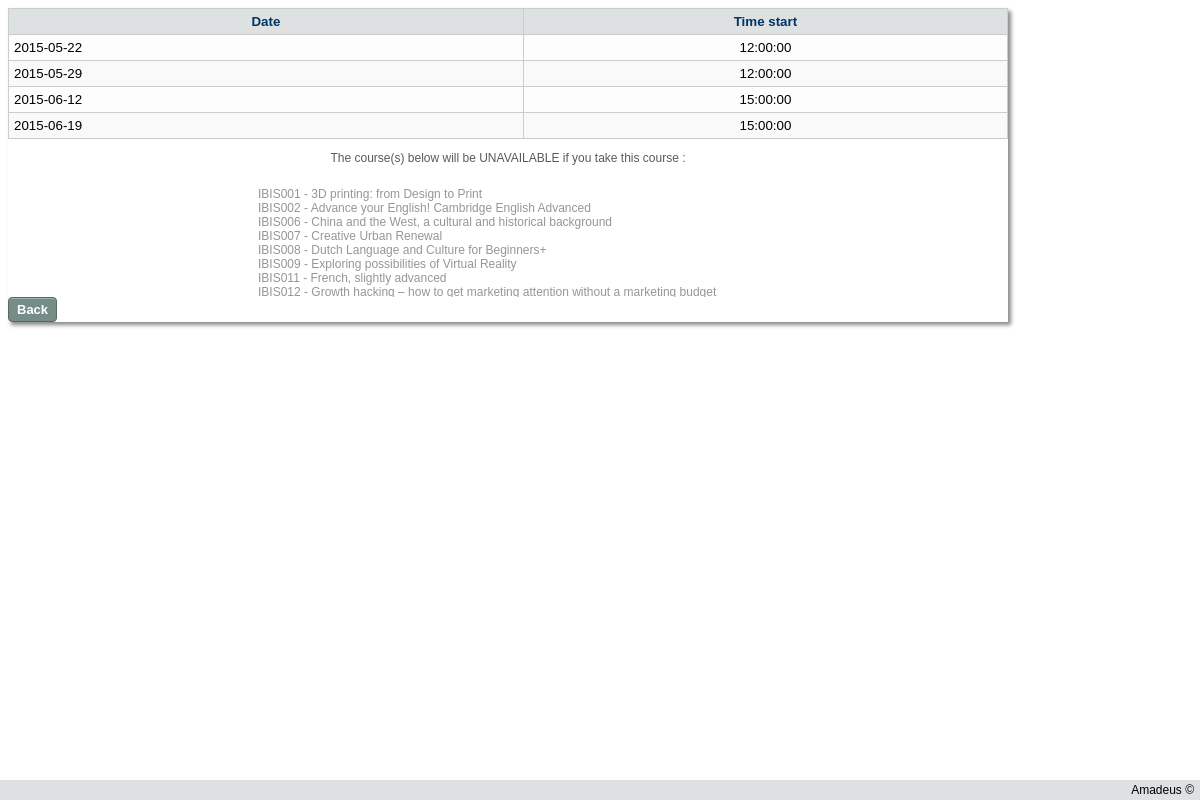
The app's page /htdocs/website/dates.php?courseid=IBIS004 with its own data.
### tables this page shows
CREATE TABLE IF NOT EXISTS `lesson` (
  `courseID` varchar(7) NOT NULL,
  `date` date NOT NULL DEFAULT '0000-00-00',
  `time_start` time NOT NULL,
  `room_number` varchar(5) NOT NULL
);

### htdocs/website/dates.php (the view)
<?php
require('include/top.php');
?>
<div class="CSSTableGenerator">
    <table>
        <tr>
            <td>
                Date
            </td>
            <td>
                Time start
            </td>
        </tr>
        <?php
        $courseID = $_GET['courseid'];
        require("include/database.php");
        if ($connection) {
            $SQL = "SELECT * FROM lesson WHERE courseid = '$courseID'";
            $result = $connection->query($SQL);
            $num_rows = mysqli_num_rows($result);
            if ($result) {
                if ($num_rows > 0) {
                    for ($x = 0; $x < $num_rows; $x++) {
                        $result->data_seek($x);
                        $data = $result->fetch_array();
                        $date = $data['date'];
                        $time = $data['time_start'];
                        echo "<tr><td>$date</td><td>$time</td></tr>";
                    }
                }
            } else {
                echo "Database error";
            }
        }
        ?>
    </table>
	<p id='overlap_message'>The course(s) below will be UNAVAILABLE if you take this course :</p>
	<div class="overlap">
	<?php
		if ($connection) {
            $SQLcheckoverlap = "select concat(courseID,' - ',name) as overlap from course where courseID in (select le.courseID from lesson le where le.date in (select date from lesson where courseID='$courseID') and le.courseID in (le.courseID='$courseID'));";
            $result = $connection->query($SQLcheckoverlap);
            $num_rows = mysqli_num_rows($result);
            if ($result) {
                if ($num_rows > 0) {
					for ($x = 0; $x < $num_rows; $x++) {
                        $result->data_seek($x);
                        $data = $result->fetch_array();
                        $overlap = $data['overlap'];
                        echo "$overlap <br/>";
                    }
                }
            } else {
                echo "Database error";
            }
        }
	?>
	</div>
	<a href="index.php"><button class="back">Back</button></a>
</div>
<?php
require('include/bot.php');

### htdocs/website/cssjs/style.css (style rules this page uses)
body { max-width: 1000px; height : 100%; overflow-y : scroll; font-family:Arial,sans-serif; font-size:9pt; }
.overlap { width: 50%; height:100px; margin:auto; text-align: left; color: rgb(150,150,150); overflow-y:auto; padding:10px; }
#overlap_message { color: rgb(90,90,90); text-align: center; }
.enroll, .schedule, .back, .withdraw, .unavailable { -moz-box-shadow:inset 0px 1px 0px 0px #91b8b3; -webkit-box-shadow:inset 0px 1px 0px 0px #91b8b3; box-shadow:inset 0px 1px 0px 0px #91b8b3; background-color:#768d87; -moz-border-radius:4px; -webkit-border-radius:4px; border-radius:4px; border:1px solid #566963; display:inline-block; cursor:pointer; color:#ffffff; font-family:Arial; font-size:13px; font-weight:bold; padding:4px 8px; text-decoration:none; }
html { background: #ffffff; }

### htdocs/website/cssjs/table.css (style rules this page uses)
.CSSTableGenerator { box-shadow: 3px 3px 4px #888888; height: auto; overflow: hidden; }
.CSSTableGenerator table { border-collapse: collapse; border-spacing: 0; width:100%; height:100%; overflow-y:hidden; }
.CSSTableGenerator table td { vertical-align:middle; background-color:rgb(249,249,249); border:1px solid rgb(201,205,206); border-width:1px 1px 1px 1px; text-align:center; padding:5px; font-size:10pt; }
.CSSTableGenerator table tr:nth-child(even) td { background: rgb(253,253,253); }
.CSSTableGenerator table tr td:first-child { text-align:left; }
.CSSTableGenerator table tr:first-child td { background-color:rgb(221,225,226); text-align:center; font-size:10pt; color:#003366; font-weight: bold; }

### htdocs/website/cssjs/tabs.css (style rules this page uses)
a:link,a:visited,a:hover,a:focus,a:active { color: #58C; }

### records on screen
lesson: date "2015-05-22", time_start "12:00:00"
lesson: date "2015-05-29", time_start "12:00:00"
lesson: date "2015-06-12", time_start "15:00:00"
lesson: date "2015-06-19", time_start "15:00:00"

### other values on screen
$overlap "IBIS001 - 3D printing: from Design to Print"
$overlap "IBIS002 - Advance your English! Cambridge English Advanced"
$overlap "IBIS006 - China and the West, a cultural and historical background"
$overlap "IBIS007 - Creative Urban Renewal"
$overlap "IBIS008 - Dutch Language and Culture for Beginners+"
$overlap "IBIS009 - Exploring possibilities of Virtual Reality"
$overlap "IBIS011 - French, slightly advanced"
$overlap "IBIS012 - Growth hacking – how to get marketing attention without a marketing budget"
